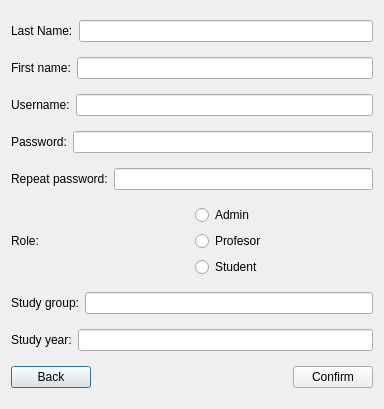
<?xml version="1.0" encoding="UTF-8"?>
<ui version="4.0">
 <class>registerUser</class>
 <widget class="QDialog" name="registerUser">
  <property name="geometry">
   <rect>
    <x>0</x>
    <y>0</y>
    <width>384</width>
    <height>409</height>
   </rect>
  </property>
  <property name="windowTitle">
   <string>Dialog</string>
  </property>
  <layout class="QVBoxLayout" name="verticalLayout_2">
   <item>
    <layout class="QHBoxLayout" name="horizontalLayout">
     <item>
      <widget class="QLabel" name="LastNameLabel">
       <property name="styleSheet">
        <string notr="true">font: 14pt &quot;Times New Roman&quot;;</string>
       </property>
       <property name="text">
        <string>Last Name:</string>
       </property>
      </widget>
     </item>
     <item>
      <widget class="QLineEdit" name="lastNameEdit"/>
     </item>
    </layout>
   </item>
   <item>
    <layout class="QHBoxLayout" name="horizontalLayout_2">
     <item>
      <widget class="QLabel" name="FirstNameLabel">
       <property name="styleSheet">
        <string notr="true">font: 14pt &quot;Times New Roman&quot;;</string>
       </property>
       <property name="text">
        <string>First name:</string>
       </property>
      </widget>
     </item>
     <item>
      <widget class="QLineEdit" name="firstNameEdit"/>
     </item>
    </layout>
   </item>
   <item>
    <layout class="QHBoxLayout" name="horizontalLayout_3">
     <item>
      <widget class="QLabel" name="usernameLabel">
       <property name="styleSheet">
        <string notr="true">font: 14pt &quot;Times New Roman&quot;;</string>
       </property>
       <property name="text">
        <string>Username:</string>
       </property>
      </widget>
     </item>
     <item>
      <widget class="QLineEdit" name="usernameEdit"/>
     </item>
    </layout>
   </item>
   <item>
    <layout class="QHBoxLayout" name="horizontalLayout_4">
     <item>
      <widget class="QLabel" name="password1Label">
       <property name="styleSheet">
        <string notr="true">font: 14pt &quot;Times New Roman&quot;;</string>
       </property>
       <property name="text">
        <string>Password:</string>
       </property>
      </widget>
     </item>
     <item>
      <widget class="QLineEdit" name="password1Edit">
       <property name="echoMode">
        <enum>QLineEdit::Password</enum>
       </property>
      </widget>
     </item>
    </layout>
   </item>
   <item>
    <layout class="QHBoxLayout" name="horizontalLayout_5">
     <item>
      <widget class="QLabel" name="password2Label">
       <property name="styleSheet">
        <string notr="true">font: 14pt &quot;Times New Roman&quot;;</string>
       </property>
       <property name="text">
        <string>Repeat password:</string>
       </property>
      </widget>
     </item>
     <item>
      <widget class="QLineEdit" name="password2Edit">
       <property name="echoMode">
        <enum>QLineEdit::Password</enum>
       </property>
      </widget>
     </item>
    </layout>
   </item>
   <item>
    <layout class="QHBoxLayout" name="horizontalLayout_6">
     <item>
      <widget class="QLabel" name="roleLabel">
       <property name="styleSheet">
        <string notr="true">font: 14pt &quot;Times New Roman&quot;;</string>
       </property>
       <property name="text">
        <string>Role:</string>
       </property>
      </widget>
     </item>
     <item>
      <layout class="QVBoxLayout" name="verticalLayout">
       <item>
        <widget class="QRadioButton" name="adminRadioButton">
         <property name="text">
          <string>Admin</string>
         </property>
        </widget>
       </item>
       <item>
        <widget class="QRadioButton" name="professorRadioButton">
         <property name="text">
          <string>Profesor</string>
         </property>
        </widget>
       </item>
       <item>
        <widget class="QRadioButton" name="studentRadioButton">
         <property name="text">
          <string>Student</string>
         </property>
        </widget>
       </item>
      </layout>
     </item>
    </layout>
   </item>
   <item>
    <layout class="QHBoxLayout" name="horizontalLayout_7">
     <item>
      <widget class="QLabel" name="studyGroupLabel">
       <property name="styleSheet">
        <string notr="true">font: 14pt &quot;Times New Roman&quot;;</string>
       </property>
       <property name="text">
        <string>Study group:</string>
       </property>
      </widget>
     </item>
     <item>
      <widget class="QLineEdit" name="studyGroupEdit"/>
     </item>
    </layout>
   </item>
   <item>
    <layout class="QHBoxLayout" name="horizontalLayout_8">
     <item>
      <widget class="QLabel" name="studyYearLabel">
       <property name="styleSheet">
        <string notr="true">font: 14pt &quot;Times New Roman&quot;;</string>
       </property>
       <property name="text">
        <string>Study year:</string>
       </property>
      </widget>
     </item>
     <item>
      <widget class="QLineEdit" name="studyYearEdit"/>
     </item>
    </layout>
   </item>
   <item>
    <layout class="QHBoxLayout" name="horizontalLayout_9">
     <item alignment="Qt::AlignLeft">
      <widget class="QPushButton" name="backButton">
       <property name="text">
        <string>Back</string>
       </property>
      </widget>
     </item>
     <item alignment="Qt::AlignRight">
      <widget class="QPushButton" name="confirmButton">
       <property name="text">
        <string>Confirm</string>
       </property>
      </widget>
     </item>
    </layout>
   </item>
  </layout>
 </widget>
 <resources/>
 <connections>
  <connection>
   <sender>backButton</sender>
   <signal>clicked()</signal>
   <receiver>registerUser</receiver>
   <slot>close()</slot>
   <hints>
    <hint type="sourcelabel">
     <x>84</x>
     <y>378</y>
    </hint>
    <hint type="destinationlabel">
     <x>133</x>
     <y>375</y>
    </hint>
   </hints>
  </connection>
 </connections>
</ui>
